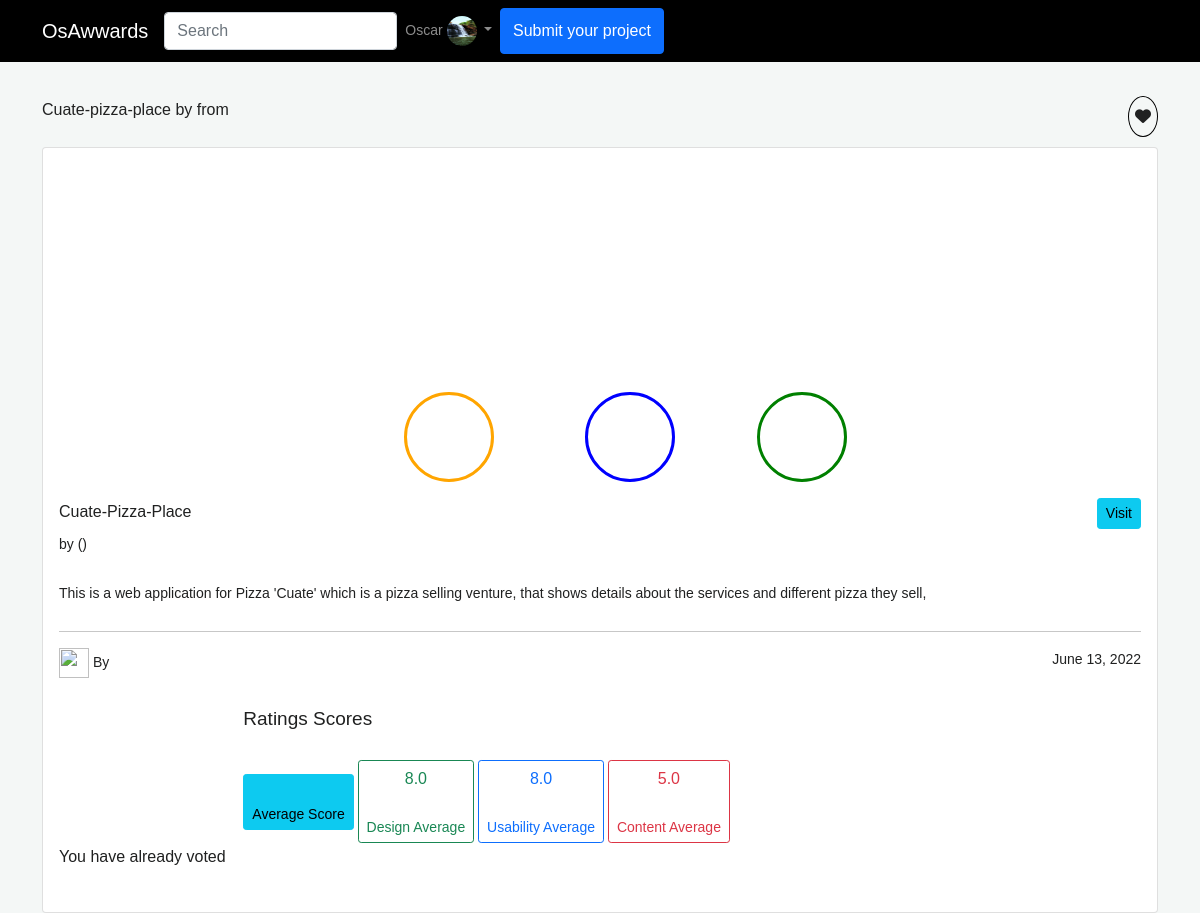
The app's page /project/Cuate-pizza-place (signed in) with its own data.
### myapp/models.py (models this page shows, shortened)
class Profile(models.Model):
    user = models.OneToOneField(User, default=None, null=True,on_delete=models.CASCADE, related_name='profile')
    profile_image = models.ImageField(upload_to='images/', default='images/default.png',blank=True)
    bio = models.TextField(max_length=500, blank=True)
    name = models.CharField(max_length=255, blank=True)
    email = models.EmailField(max_length=255, blank=True)
    location = models.CharField(max_length=255, blank=True)

class Post(models.Model):
    title = models.CharField(max_length=255)
    description = models.TextField(max_length=255)
    url = models.URLField(max_length=255)
    image = models.ImageField(default='default.png', upload_to='post_images')
    user = models.ForeignKey(User,default=None,null=True, on_delete=models.CASCADE,related_name='posts')
    date = models.DateField(auto_now_add=True)

class Rating(models.Model):
    rating = (
        (1,'1'),
        (2,'2'),
        (3,'3'),
        (4,'4'),
        (5,'5'),
        (6,'6'),
        (7,'7'),
        (8,'8'),
        (9,'9'),
        (10,'10'),
    )
    design = models.IntegerField(choices=rating, default=0,blank=True)
    usability = models.IntegerField(choices=rating, default=0, blank=True)
    content = models.IntegerField(choices=rating, default=0, blank=True)
    design_average = models.FloatField(default=0, blank=True)
    usability_average = models.FloatField(default=0, blank=True)
    content_average = models.FloatField(default=0, blank=True)
    user = models.ForeignKey(User, on_delete=models.CASCADE, null=True, related_name='rater')
    post = models.ForeignKey(Post, on_delete=models.CASCADE, related_name='ratings', null=True)

### myapp/views.py (the view)
# urls.py: path('project/<post>',views.projectView,name='project'),
@login_required(login_url='login')
def  projectView(request,post):
    post =Post.objects.get(title=post)
    rating = Rating.objects.filter(user=request.user,post=post).first()
    rating_status = None
    if rating is None:
        rating_status = False
    else:
        rating_status = True
    if request.method == 'POST':
        form = RatingForm(request.POST)
        if form.is_valid():
            rate = form.save(commit =False)
            rate.user = request.user
            rate.post = post
            rate.save()
            post_ratings = Rating.objects.filter(post=post)
            design_ratings = [des.design for des in post_ratings]
            design_average = sum(design_ratings) / len(design_ratings)
            usability_ratings = [usa.usability for usa in post_ratings]
            usability_average = sum(usability_ratings) / len(usability_ratings)
            content_ratings = [content.content for content in post_ratings]
            content_average = sum(content_ratings) / len(content_ratings)
            rate.design_average = round(design_average, 2)
            rate.usability_average = round(usability_average, 2)
            rate.content_average = round(content_average, 2)
            rate.save()
            return HttpResponseRedirect(request.path_info)
    else:
        form = RatingForm()
    context = {
        'post':post,
        'rating_status':rating_status,
        'rating_form':form,
    }
    return render(request, 'project.html',context)

### myapp/forms.py
class RatingForm(forms.ModelForm):
    class Meta:
        model = Rating
        fields = ('design', 'usability', 'content')

### myapp/templates/project.html (shortened to what this page needs)
{% extends 'base.html' %}
{% load crispy_forms_tags %}
{% block content %}
<div class="container" style="margin-top:8%">
    <h5 class="mb-4 mt-4">{{ post.title }} by {{ post.user.username }} from {{ post.user.profile.location }} <span
            id="heart"> <i class="fas fa-heart"></i></span></h5>
    <div class="card">
        <div class="view overlay">
            <a href="">
                <div class="mask rgba-black-slight">
                    <div class="container">
                        <div class="row">
                            <div class="col-md-3"></div>
                            <div class="col-md-6 d-flex flex-row mx-auto" style="margin-top:20%">
                                {% for rating in post.ratings.all %}
                                {% if forloop.counter is post.ratings.all.count %}
                                <div id="design">{{ rating.design_average}}<br>
                                    <span class="rates">design</span>
                                </div>
                                <div id="usable" class="mx-auto">{{ rating.usability_average }}<br>
                                    <span class="rates">usability</span>
                                </div>
                                <div id="contente">{{ rating.content_average }}<br>
                                    <span class="rates">content</span>
                                </div>
                                {% endif %}
                                {% endfor %}
                            </div>
                            <div class="col-md-3"></div>
                        </div>
                    </div>
                </div>
            </a>
        </div>
        <div class="card-body">
            <h5 class="card-title"><strong>{{post.title|title}}</strong>
                <a href="{{ post.url }}" style="float:right" class="btn btn-sm btn-info mr-4"> Visit </a></h5>
            <p>by <span><a href="{% url 'profile' user.username %}" id="usern" class="mr-2">{{ post.user.username|title }}</a></span>({{post.user.profile.location}})
            </p>
            <p>{{ post.description }}</p>
            <hr>
            <p class="card-text "><img src="{{post.user.profile.profile_image.url}}" class="nav-img mr-2" alt="">
                By {{post.user.username|title}} <span style="float:right">{{post.date|date}}</span>
            </p>
            <div class="row">
                <div class="col-md-2"></div>
                <div class="col-md-8">
                    <h3 class="D-block mx-auto">Ratings Scores</h3>
                    {% for rating in post.ratings.all %}
                    {% if forloop.counter is post.ratings.all.count %}
                    <a class="btn btn-info btn-sm" ><h5>{{ rating.score }}</h5>
                        <span class="sc">Average Score</span>
                    </a>
                    <a class="btn btn-outline-success btn-sm" ><h5>{{ rating.design_average }}</h5>
                        <span class="sc">Design Average</span>
                    </a>
                    <a class="btn btn-outline-primary btn-sm" id="u"><h5>{{ rating.usability_average }}</h5>
                        <span class="sc">Usability Average</span>
                    </a>
                    <a class="btn btn-outline-danger btn-sm" id="c"><h5>{{ rating.content_average }}</h5>
                        <span class="sc">Content Average</span>
                    </a>
                    {% endif %}
                    {% endfor %}
                </div>
                <div class="col-md-2"></div>
            </div>
            {% if rating_status %}
            <h5>You have already voted</h5>
            {% endif %}
        </div>
    </div>
</div>
{% endblock %}

### myapp/templates/navbar.html (shortened to what this page needs)
{% load crispy_forms_tags %}
<nav class="navbar fixed-top navbar-expand-lg navbar-dark scrolling-navbar" id="nbar">
    <div class="container">
        <a class="navbar-brand" href="{% url 'index' %}"> <strong class="mr-4 brand"> OsAwwards</strong></a>
        <div class="collapse navbar-collapse" id="navbarSupportedContent">
            <ul class="navbar-nav mr-auto">
                <li class="nav-item active">
                    <form class="form-inline" method="get" action="{% url 'search' %}">
                        <div class="md-form my-0">
                            <input class="form-control mr-sm-2 " type="text" placeholder="Search" name="title"
                                aria-label="Search">
                        </div>
                    </form>
                </li>
            </ul>
            <ul class="navbar-nav navbar-right">
                {% if user.is_authenticated%}
                <div class="nav-item dropdown ">
                    <a class="nav-link dropdown-toggle" href="#" role="button" id="navbarDropdownMenuLink" data-bs-toggle="dropdown" aria-haspopup="true" aria-expanded="false">
                      {{user.username|title}}
                      <img class="rounded-circle nav-img"src="{{user.profile.profile_image.url}}" alt="">
                    </a>
                  </div>
                {% else %}
                <a href="{% url 'login' %}" class="login btn btn-sm btn-info "> REGISTER/LOGIN </a>
                {% endif %}
                <button type="button" class="btn btn-primary " data-bs-toggle="modal" data-bs-target="#exampleModal">
                    Submit your project
                </button>
            </ul>
        </div>
    </div>
</nav>

### records on screen
Post: title "Cuate-pizza-place", title "Cuate-Pizza-Place", description "This is a web application for Pizza 'Cuate' which is a pizza selling venture, that shows details about the services and different pizza they sell,", date "June 13, 2022"
Rating: design_average "8.0", usability_average "8.0", content_average "5.0"

### other values on screen
{{ user.username|title }} "Oscar"
